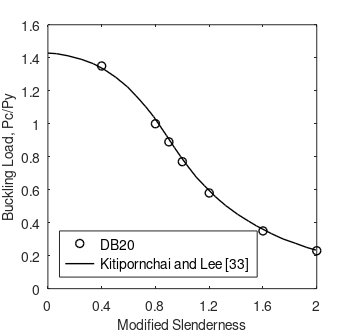

The MATLAB source for this figure:
%% plot Pc/PY vs Lambda
hfig=figure;
SLChan = csvread('SLChan.csv');
Kitipornchai = csvread('KitipornchaiElas.csv');
x=      [0.4  0.8  0.9  1.0  1.2  1.6  2.0];
y=     [1.35 1.00 0.89 0.77 0.58 0.35 0.23];
plot(x,y,'ko','LineWidth',1)
hold on
%plot(SLChan(:,1),SLChan(:,2))
plot(Kitipornchai(:,1),Kitipornchai(:,2),'k-','LineWidth',1)
xlim([0 2.0])
ylim([0 1.6])
set(gca,'YTick',(0:0.2:1.6))
set(gca,'XTick',(0:0.4:2.0))
set(gca,'FontSize',10)
xlabel('Modified Slenderness','FontSize',10) 
ylabel('Buckling Load, Pc/Py','FontSize',10)
legend({'DB20','Kitipornchai and Lee [33]'},'FontSize',10)
legend('Location','southwest')

% save figure
figWidth=3.5;
figHeight=3.3;
set(hfig,'PaperUnits','inches');
set(hfig,'PaperPosition',[0 0 figWidth figHeight]);
fileout=('test1DB.');
print(hfig,[fileout,'tif'],'-r800','-dtiff');